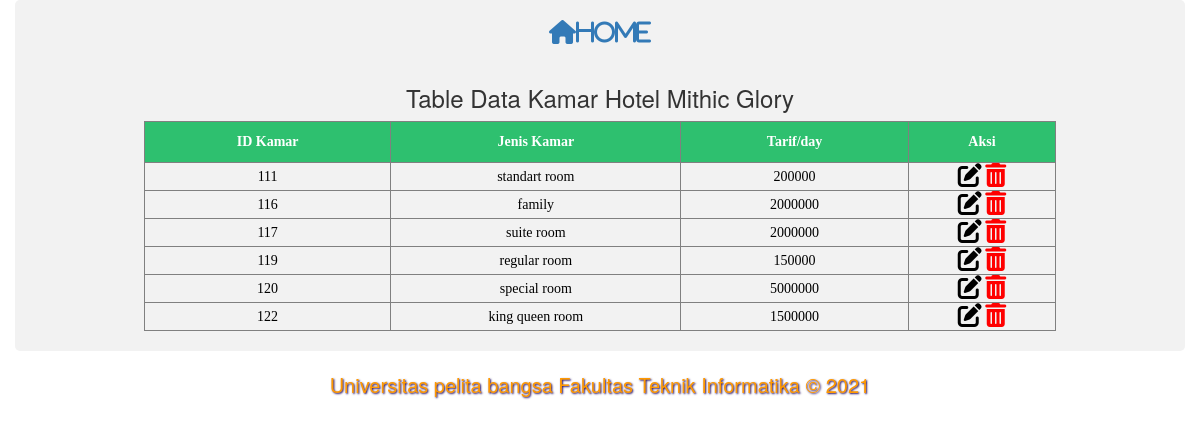
The page /table_kamar.php (signed in) on the database its author committed.
### tables this page shows
CREATE TABLE `kamar` (
  `id_kamar` int(10) NOT NULL,
  `jenis_kamar` varchar(100) DEFAULT NULL,
  `tarif` int(12) DEFAULT NULL
);

### table_kamar.php (the view, shortened to what this page needs)
<?php include('template/header.php');?>
<a class="fa fa-home" style="font-size: 24px;" href="index.php">Home</a>
<br/><br/>
<h3>Table Data Kamar Hotel Mithic Glory</h3>
    <table width='50%' border=1>
        <thead>
            <tr>
                <th>ID Kamar</th>
                <th>Jenis Kamar</th>
                <th>Tarif/day</th>
                <th>Aksi</th>
            </tr>
        </thead>
        <?php
        include("db/config.php");
        $sql = 'SELECT * FROM  kamar';
        $query = mysqli_query($conn, $sql);
        while ($row = mysqli_fetch_array($query))
        {
            ?>
        <tbody>
            <tr>
                <td><?php echo $row['id_kamar']?></td>
                <td><?php echo $row['jenis_kamar']?></td>
                <td><?php echo $row['tarif']?></td>
                <td><a class="fas fa-edit" style='font-size:24px;color:black' href="edit_kamar.php?id=<?= $row['id_kamar']; ?>">  </a>
                    <a class="fas fa-trash-alt" style='font-size:24px;color:red' onclick="return confirm('Apakah Yakin Mau menghapus ???'); " href="delete.php?id=<?= $row['id_kamar']; ?>">  </a>
                </td>
            </tr>
        </tbody>
        <?php
        }
        ?>
    </table>
<?php include('template/footer.php');

### assets/css/style.css (style rules this page uses)
table { font-family: Lucida Sans Unicode; border-collapse: collapse; color: #000000; position: relative; text-align: center; margin: auto; width: 80%; }
table th { background: #2ec06f; color: #ffffff; font-weight: bold; font-size: 14px; padding: 10px; }
table th, td { text-align: center; margin: auto; }

### rows shown on the page
kamar: id_kamar "111", jenis_kamar "standart room", tarif "200000"
kamar: id_kamar "116", jenis_kamar "family", tarif "2000000"
kamar: id_kamar "117", jenis_kamar "suite room", tarif "2000000"
kamar: id_kamar "119", jenis_kamar "regular room", tarif "150000"
kamar: id_kamar "120", jenis_kamar "special room", tarif "5000000"
kamar: id_kamar "122", jenis_kamar "king queen room", tarif "1500000"
